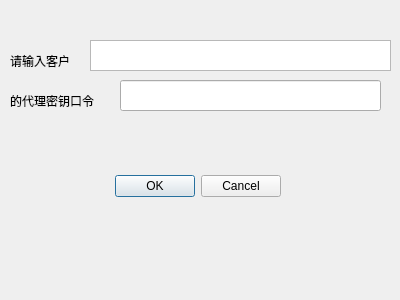
<?xml version="1.0" encoding="UTF-8"?>
<ui version="4.0">
 <class>signverify</class>
 <widget class="QDialog" name="signverify">
  <property name="geometry">
   <rect>
    <x>0</x>
    <y>0</y>
    <width>400</width>
    <height>300</height>
   </rect>
  </property>
  <property name="windowTitle">
   <string>Dialog</string>
  </property>
  <widget class="QDialogButtonBox" name="btnbox_signverify">
   <property name="geometry">
    <rect>
     <x>-60</x>
     <y>170</y>
     <width>341</width>
     <height>32</height>
    </rect>
   </property>
   <property name="orientation">
    <enum>Qt::Horizontal</enum>
   </property>
   <property name="standardButtons">
    <set>QDialogButtonBox::Cancel|QDialogButtonBox::Ok</set>
   </property>
  </widget>
  <widget class="QLabel" name="label_signverify">
   <property name="geometry">
    <rect>
     <x>10</x>
     <y>50</y>
     <width>81</width>
     <height>21</height>
    </rect>
   </property>
   <property name="text">
    <string>请输入客户</string>
   </property>
  </widget>
  <widget class="QLineEdit" name="input_signverify">
   <property name="geometry">
    <rect>
     <x>120</x>
     <y>80</y>
     <width>261</width>
     <height>31</height>
    </rect>
   </property>
  </widget>
  <widget class="QTextBrowser" name="text_accagentuuid">
   <property name="geometry">
    <rect>
     <x>90</x>
     <y>40</y>
     <width>301</width>
     <height>31</height>
    </rect>
   </property>
  </widget>
  <widget class="QLabel" name="label_signverify_2">
   <property name="geometry">
    <rect>
     <x>10</x>
     <y>90</y>
     <width>111</width>
     <height>21</height>
    </rect>
   </property>
   <property name="text">
    <string>的代理密钥口令</string>
   </property>
  </widget>
 </widget>
 <resources/>
 <connections>
  <connection>
   <sender>btnbox_signverify</sender>
   <signal>accepted()</signal>
   <receiver>signverify</receiver>
   <slot>accept()</slot>
   <hints>
    <hint type="sourcelabel">
     <x>248</x>
     <y>254</y>
    </hint>
    <hint type="destinationlabel">
     <x>157</x>
     <y>274</y>
    </hint>
   </hints>
  </connection>
  <connection>
   <sender>btnbox_signverify</sender>
   <signal>rejected()</signal>
   <receiver>signverify</receiver>
   <slot>reject()</slot>
   <hints>
    <hint type="sourcelabel">
     <x>316</x>
     <y>260</y>
    </hint>
    <hint type="destinationlabel">
     <x>286</x>
     <y>274</y>
    </hint>
   </hints>
  </connection>
 </connections>
</ui>
